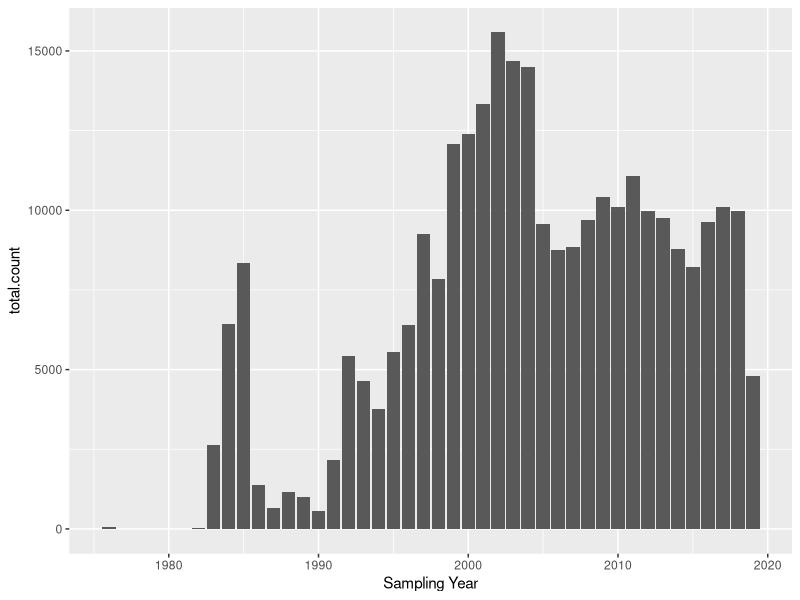

The R script that drew this image:
library(tidyverse)
library(lubridate)

fish.data <- read_csv("ADU Specimen Analysis.csv")

fish.data %>%
  group_by(`Sampling Year`) %>%
  summarise(total.count = sum(`Specimen Count`)) %>%
  ggplot(aes(x = `Sampling Year`, y = total.count)) +
  geom_bar(stat = "identity")

x <- unique(fish.data$`Common Name`)
x
#h1 - h6 coresonds to the text size: h1 is largest, then it sgets smaller as you go

# tags$div(
#   tags$h1("Heading"), 
#   tags$h2("Subheading"), 
#   tags$h3("Subsubheading"), 
#   tags$h4("Subsubsubheading"), 
#   tags$h5("Subsubsubsubheading"), 
#   tags$h6("Subsubsubsubsubheading") 
# ),

# tags$div(
#   HTML(paste("Select a year to view Alaska Fish Counts ", tags$span(style="color:red", "red"), sep = ""))
# ),